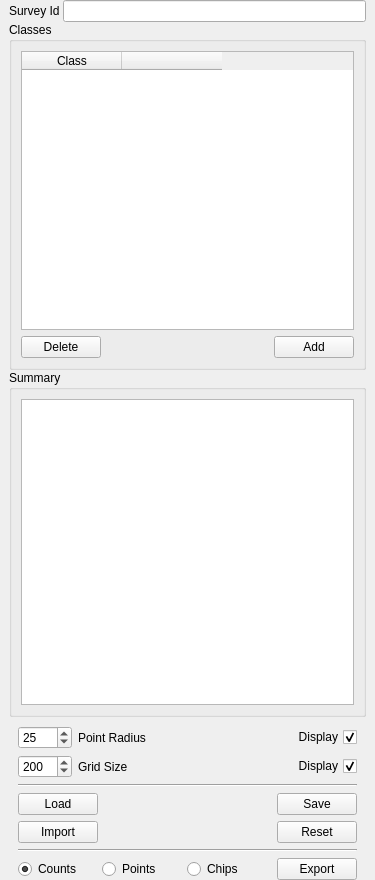
<?xml version="1.0" encoding="UTF-8"?>
<ui version="4.0">
 <class>PointWidget</class>
 <widget class="QWidget" name="PointWidget">
  <property name="geometry">
   <rect>
    <x>0</x>
    <y>0</y>
    <width>375</width>
    <height>880</height>
   </rect>
  </property>
  <property name="windowTitle">
   <string>Form</string>
  </property>
  <layout class="QVBoxLayout" name="verticalLayout_4">
   <property name="spacing">
    <number>0</number>
   </property>
   <property name="leftMargin">
    <number>9</number>
   </property>
   <property name="topMargin">
    <number>0</number>
   </property>
   <property name="rightMargin">
    <number>9</number>
   </property>
   <property name="bottomMargin">
    <number>0</number>
   </property>
   <item>
    <layout class="QHBoxLayout" name="horizontalLayout_4">
     <item>
      <widget class="QLabel" name="label">
       <property name="text">
        <string>Survey Id </string>
       </property>
      </widget>
     </item>
     <item>
      <widget class="QLineEdit" name="lineEditSurveyId"/>
     </item>
    </layout>
   </item>
   <item>
    <widget class="QGroupBox" name="groupBoxClasses">
     <property name="title">
      <string>Classes</string>
     </property>
     <layout class="QVBoxLayout" name="verticalLayout">
      <item>
       <widget class="QTableWidget" name="tableWidgetClasses">
        <column>
         <property name="text">
          <string>Class</string>
         </property>
        </column>
        <column>
         <property name="text">
          <string/>
         </property>
        </column>
       </widget>
      </item>
      <item>
       <layout class="QHBoxLayout" name="horizontalLayout_3">
        <item>
         <widget class="QPushButton" name="pushButtonRemoveClass">
          <property name="maximumSize">
           <size>
            <width>1000</width>
            <height>1000</height>
           </size>
          </property>
          <property name="toolTip">
           <string>Delete class.</string>
          </property>
          <property name="text">
           <string>Delete</string>
          </property>
          <property name="icon">
           <iconset resource="../icons/ddg.qrc">
            <normaloff>:/icons/delete.svg</normaloff>:/icons/delete.svg</iconset>
          </property>
          <property name="iconSize">
           <size>
            <width>24</width>
            <height>24</height>
           </size>
          </property>
         </widget>
        </item>
        <item>
         <spacer name="horizontalSpacer_2">
          <property name="orientation">
           <enum>Qt::Horizontal</enum>
          </property>
          <property name="sizeHint" stdset="0">
           <size>
            <width>40</width>
            <height>20</height>
           </size>
          </property>
         </spacer>
        </item>
        <item>
         <widget class="QPushButton" name="pushButtonAddClass">
          <property name="maximumSize">
           <size>
            <width>1000</width>
            <height>1000</height>
           </size>
          </property>
          <property name="toolTip">
           <string>Add class.</string>
          </property>
          <property name="text">
           <string>Add</string>
          </property>
          <property name="icon">
           <iconset resource="../icons/ddg.qrc">
            <normaloff>:/icons/add.svg</normaloff>:/icons/add.svg</iconset>
          </property>
          <property name="iconSize">
           <size>
            <width>24</width>
            <height>24</height>
           </size>
          </property>
         </widget>
        </item>
       </layout>
      </item>
     </layout>
    </widget>
   </item>
   <item>
    <widget class="QGroupBox" name="groupBox">
     <property name="title">
      <string>Summary</string>
     </property>
     <layout class="QVBoxLayout" name="verticalLayout_2">
      <item>
       <widget class="QTreeView" name="treeView"/>
      </item>
     </layout>
    </widget>
   </item>
   <item>
    <widget class="QFrame" name="frame_2">
     <layout class="QVBoxLayout" name="verticalLayout_3">
      <property name="topMargin">
       <number>9</number>
      </property>
      <property name="bottomMargin">
       <number>0</number>
      </property>
      <item>
       <layout class="QGridLayout" name="gridLayout">
        <item row="0" column="0">
         <widget class="QSpinBox" name="spinBoxPointRadius">
          <property name="minimum">
           <number>1</number>
          </property>
          <property name="maximum">
           <number>50</number>
          </property>
          <property name="singleStep">
           <number>1</number>
          </property>
          <property name="value">
           <number>25</number>
          </property>
         </widget>
        </item>
        <item row="0" column="1">
         <widget class="QLabel" name="label_2">
          <property name="text">
           <string>Point Radius</string>
          </property>
         </widget>
        </item>
        <item row="0" column="2">
         <spacer name="horizontalSpacer">
          <property name="orientation">
           <enum>Qt::Horizontal</enum>
          </property>
          <property name="sizeHint" stdset="0">
           <size>
            <width>40</width>
            <height>20</height>
           </size>
          </property>
         </spacer>
        </item>
        <item row="0" column="3">
         <widget class="QLabel" name="labelPointColor">
          <property name="toolTip">
           <string>Active class point color. Click to change.</string>
          </property>
          <property name="text">
           <string/>
          </property>
         </widget>
        </item>
        <item row="0" column="4">
         <widget class="QCheckBox" name="checkBoxDisplayPoints">
          <property name="toolTip">
           <string>Display points.</string>
          </property>
          <property name="layoutDirection">
           <enum>Qt::RightToLeft</enum>
          </property>
          <property name="text">
           <string>Display</string>
          </property>
          <property name="checked">
           <bool>true</bool>
          </property>
         </widget>
        </item>
        <item row="1" column="0">
         <widget class="QSpinBox" name="spinBoxGrid">
          <property name="maximum">
           <number>1000</number>
          </property>
          <property name="singleStep">
           <number>50</number>
          </property>
          <property name="value">
           <number>200</number>
          </property>
         </widget>
        </item>
        <item row="1" column="1">
         <widget class="QLabel" name="label_3">
          <property name="text">
           <string>Grid Size</string>
          </property>
         </widget>
        </item>
        <item row="1" column="2">
         <spacer name="horizontalSpacer_4">
          <property name="orientation">
           <enum>Qt::Horizontal</enum>
          </property>
          <property name="sizeHint" stdset="0">
           <size>
            <width>40</width>
            <height>20</height>
           </size>
          </property>
         </spacer>
        </item>
        <item row="1" column="3">
         <widget class="QLabel" name="labelGridColor">
          <property name="toolTip">
           <string>Grid color. Click to change.</string>
          </property>
          <property name="text">
           <string/>
          </property>
         </widget>
        </item>
        <item row="1" column="4">
         <widget class="QCheckBox" name="checkBoxDisplayGrid">
          <property name="toolTip">
           <string>Display grid.</string>
          </property>
          <property name="layoutDirection">
           <enum>Qt::RightToLeft</enum>
          </property>
          <property name="text">
           <string>Display</string>
          </property>
          <property name="checked">
           <bool>true</bool>
          </property>
         </widget>
        </item>
       </layout>
      </item>
      <item>
       <widget class="Line" name="line_2">
        <property name="orientation">
         <enum>Qt::Horizontal</enum>
        </property>
       </widget>
      </item>
      <item>
       <layout class="QGridLayout" name="gridLayout_2">
        <item row="1" column="1">
         <spacer name="horizontalSpacer_7">
          <property name="orientation">
           <enum>Qt::Horizontal</enum>
          </property>
          <property name="sizeHint" stdset="0">
           <size>
            <width>40</width>
            <height>20</height>
           </size>
          </property>
         </spacer>
        </item>
        <item row="3" column="0" colspan="2">
         <layout class="QHBoxLayout" name="horizontalLayout">
          <item>
           <widget class="QRadioButton" name="radioButtonCounts">
            <property name="text">
             <string>Counts</string>
            </property>
            <property name="checked">
             <bool>true</bool>
            </property>
           </widget>
          </item>
          <item>
           <widget class="QRadioButton" name="radioButtonPoints">
            <property name="text">
             <string>Points</string>
            </property>
           </widget>
          </item>
          <item>
           <widget class="QRadioButton" name="radioButtonChips">
            <property name="text">
             <string>Chips</string>
            </property>
           </widget>
          </item>
         </layout>
        </item>
        <item row="0" column="1">
         <spacer name="horizontalSpacer_3">
          <property name="orientation">
           <enum>Qt::Horizontal</enum>
          </property>
          <property name="sizeHint" stdset="0">
           <size>
            <width>40</width>
            <height>20</height>
           </size>
          </property>
         </spacer>
        </item>
        <item row="3" column="3">
         <widget class="QPushButton" name="pushButtonExport">
          <property name="toolTip">
           <string>Export</string>
          </property>
          <property name="text">
           <string>Export</string>
          </property>
          <property name="icon">
           <iconset resource="../icons/ddg.qrc">
            <normaloff>:/icons/export.svg</normaloff>:/icons/export.svg</iconset>
          </property>
          <property name="iconSize">
           <size>
            <width>24</width>
            <height>24</height>
           </size>
          </property>
         </widget>
        </item>
        <item row="0" column="0">
         <widget class="QPushButton" name="pushButtonLoadPoints">
          <property name="toolTip">
           <string>Load point file.</string>
          </property>
          <property name="text">
           <string>Load</string>
          </property>
          <property name="icon">
           <iconset resource="../icons/ddg.qrc">
            <normaloff>:/icons/load.svg</normaloff>:/icons/load.svg</iconset>
          </property>
          <property name="iconSize">
           <size>
            <width>24</width>
            <height>24</height>
           </size>
          </property>
         </widget>
        </item>
        <item row="2" column="0" colspan="4">
         <widget class="Line" name="line">
          <property name="orientation">
           <enum>Qt::Horizontal</enum>
          </property>
         </widget>
        </item>
        <item row="1" column="0">
         <widget class="QPushButton" name="pushButtonImport">
          <property name="toolTip">
           <string>Import classes and custom field from existing point file.</string>
          </property>
          <property name="text">
           <string>Import</string>
          </property>
          <property name="icon">
           <iconset resource="../icons/ddg.qrc">
            <normaloff>:/icons/import.svg</normaloff>:/icons/import.svg</iconset>
          </property>
          <property name="iconSize">
           <size>
            <width>24</width>
            <height>24</height>
           </size>
          </property>
         </widget>
        </item>
        <item row="1" column="3">
         <widget class="QPushButton" name="pushButtonReset">
          <property name="toolTip">
           <string>Reset point file.</string>
          </property>
          <property name="text">
           <string>Reset</string>
          </property>
          <property name="icon">
           <iconset resource="../icons/ddg.qrc">
            <normaloff>:/icons/reset.svg</normaloff>:/icons/reset.svg</iconset>
          </property>
          <property name="iconSize">
           <size>
            <width>24</width>
            <height>24</height>
           </size>
          </property>
         </widget>
        </item>
        <item row="0" column="3">
         <widget class="QPushButton" name="pushButtonSave">
          <property name="toolTip">
           <string>Save point file.</string>
          </property>
          <property name="text">
           <string>Save</string>
          </property>
          <property name="icon">
           <iconset resource="../icons/ddg.qrc">
            <normaloff>:/icons/save.svg</normaloff>:/icons/save.svg</iconset>
          </property>
          <property name="iconSize">
           <size>
            <width>24</width>
            <height>24</height>
           </size>
          </property>
         </widget>
        </item>
       </layout>
      </item>
     </layout>
    </widget>
   </item>
  </layout>
 </widget>
 <resources>
  <include location="../icons/ddg.qrc"/>
 </resources>
 <connections/>
</ui>
